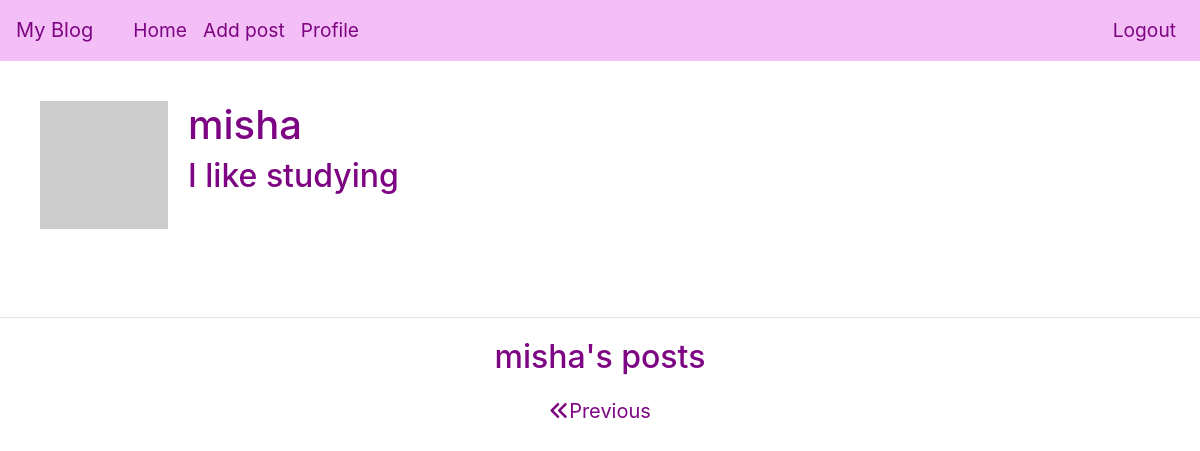
/user/misha?page=2 (signed in), run on an earlier commit of the app's database.
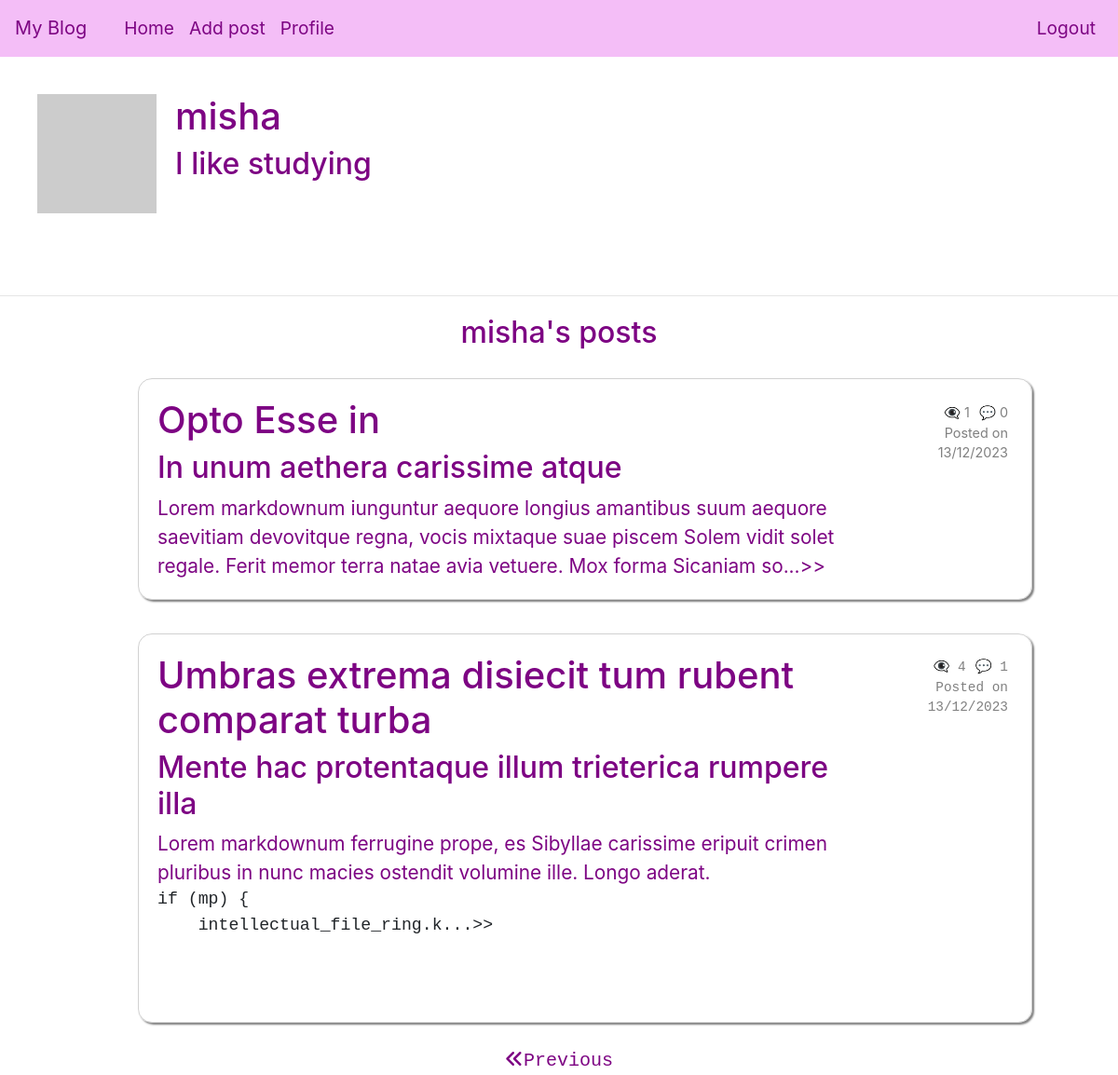
And on a later commit of the database.
### app/models/models.py (models this page shows, shortened)
class Post(db.Model):
    __tablename__ = "post"
    id = db.Column(db.Integer, primary_key=True)
    title = db.Column(String(250))
    title_html = db.Column(db.String(250))
    body = db.Column(String(2500))
    body_html = db.Column(db.String(2500))
    timestamp = db.Column(DateTime, default=func.now())
    user_id = db.Column(db.Integer, db.ForeignKey('user.id'), nullable=False)
    user = db.relationship('User', back_populates='posts')
    comments = db.relationship('Comment', back_populates='post', cascade='all, delete-orphan')
    views = db.Column(db.Integer, server_default=str(0))
    def get_comments_length(self):
        commments = Comment.query.filter_by(post_id=self.id).all()
        return len(commments)

### app/routes/routes.py (the view, shortened to what this page needs)
@blueprint.route('/user/<username>', methods=["GET", "POST"])
@login_required
def user(username):
        user = User.query.filter_by(username=username).first_or_404()
        print(user.id)
        form = PostForm()
        page = request.args.get('page', 1, type=int)
        per_page = 2
        user.profile_image = user.get_avatar(128)
        posts = Post.query.filter_by(user_id=user.id).order_by(Post.timestamp.desc())
        posts_count = Post.query.filter_by(user_id=user.id).order_by(Post.timestamp.desc()).count()
        print(posts_count)
        if posts_count > 0:
            paginated_posts = posts.paginate(page=page, per_page=per_page, error_out=False)
            return render_template('profile.html', user=user, form=form, posts=paginated_posts)
        else:
            return render_template('profile.html', user=user, form=form)

### app/models/models.py (called while the page is built)
    def get_avatar(self, size):
        digest = md5(self.email.lower().encode('utf-8')).hexdigest()
        self.profile_image = f'https://www.gravatar.com/avatar/{digest}?d=identicon&s={size}'
        return self.profile_image

### app/templates/profile.html (shortened to what this page needs)
{% extends "base.html" %} {% import "bootstrap/wtf.html" as wtf %}{% block
content %}
<div class="avatar-username">
    <div class="avatar-username">
        <img src="{{ user.profile_image }}" width="128" height="128" />
        <div>
            <h1>{{ user.username }}</h1>
            {% if user.info %}
            <h2>{{user.info}}</h2>
            {% endif %}
        </div>
    </div>
</div>
<hr />
{% if posts %}
<h2 class="greeting">{{user.username}}'s posts</h2>
{% for post in posts%}
<div class="posts">
    <ul>
        <a href="{{url_for('main.post', id=post.id)}}" class="post-link">
            <li class="post">
                <div class="avatar-comment">
                    <div>
                        {% if post.title_html %}
                        {{post.title_html | safe}}
                        {% else %}
                        <p class="comment-title">{{ post.title}}</p>
                        {% endif %}
                        {% if post.body_html %}
                        {{(post.body_html | safe)[0:250]}}...>>
                        {% else %}
                        {{post.body[0:250]}}...>>
                        {% endif %}
                    </div>
                </div>
                <div class="comments-date">
                    <div class="comments-views">
                        {% if not post.views%}
                        <p>👁️‍🗨️ 0</p>
                        {% else %}
                        <p>👁️‍🗨️ {{post.views}}</p>
                        {% endif %}
                        <p>💬 {{post.get_comments_length()}}</p>
                    </div>
                    <p>Posted on</p>
                    <p>{{post.timestamp.strftime('%d/%m/%Y')}}</p>
                </div>
            </li></a
        >
    </ul>
</div>
{% endfor%}
<div class="arrows">
    {% if posts.has_prev %}
    <a href="{{ url_for('main.user', username=user.username, page=posts.prev_num) }}"><i class="fa-solid fa-angles-left"></i>Previous</a>
    {% endif %}
</div>
{% endif %} {% endblock %}

What changed in the data, as far as the page shows it:
added Post: title_html "Opto Esse in", body_html "In unum aethera carissime atque Lorem markdownum iunguntur aequore longius amantibus suum aequore saevitiam devovitque regna, vocis mixtaque suae piscem Solem vidit solet regale. Ferit memor terra natae avia vetuere. Mox forma Sicaniam so", views "1", get_comments_length "0", timestamp "13/12/2023"
now on this page (row edited): Post: title_html "Umbras extrema disiecit tum rubent comparat turba", body_html "Mente hac protentaque illum trieterica rumpere illa Lorem markdownum ferrugine prope, es Sibyllae carissime eripuit crimen pluribus in nunc macies ostendit volumine ille. Longo aderat. if (mp) { intellectual_file_ring.k", views "4", get_comments_length "1", timestamp "13/12/2023"
